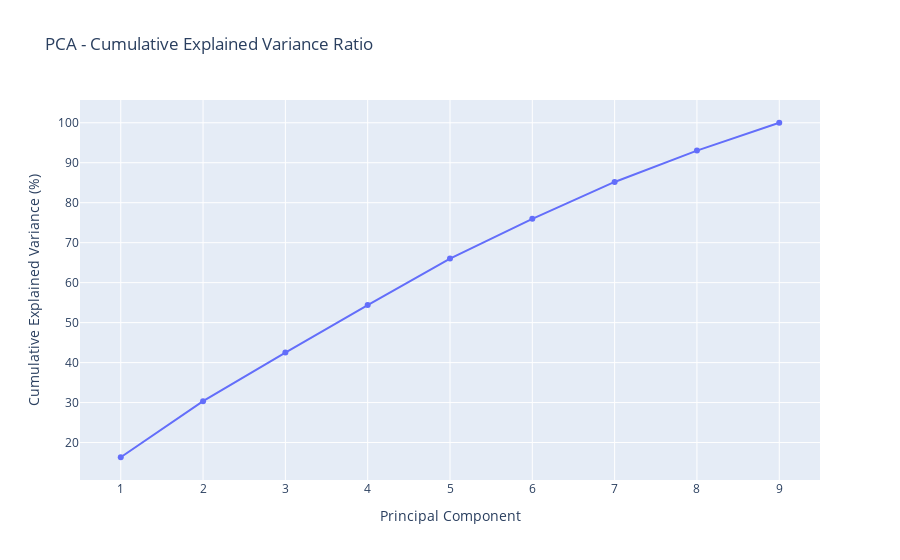

Notebook cell for this chart:
### Code cell
#cumulative explained variance
cumulative_explained_variance_ratio = np.cumsum(explained_variance_ratio)

fig_cumulative = px.line(x=range(1, len(cumulative_explained_variance_ratio)+1), 
                         y=cumulative_explained_variance_ratio,
                         markers=True, 
                         labels={'x': 'Principal Component', 'y': 'Cumulative Explained Variance (%)'},
                         title='PCA - Cumulative Explained Variance Ratio')
fig_cumulative.show()

### Figure 1 — Plotly figure (JSON) as saved in the notebook; plotly's stock layout.template omitted (floating-point values rounded to 4 significant figures)
{"data": [{"hovertemplate": "Principal Component=%{x}<br>Cumulative Explained Variance (%)=%{y}<extra></extra>", "legendgroup": "", "line": {"color": "#636efa", "dash": "solid"}, "marker": {"symbol": "circle"}, "mode": "lines+markers", "name": "", "orientation": "v", "showlegend": false, "type": "scatter", "x": [1, 2, 3, 4, 5, 6, 7, 8, 9], "xaxis": "x", "y": [16.32, 30.36, 42.5, 54.39, 66.02, 75.98, 85.19, 93.03, 100.0], "yaxis": "y"}], "layout": {"legend": {"tracegroupgap": 0}, "title": {"text": "PCA - Cumulative Explained Variance Ratio"}, "xaxis": {"anchor": "y", "domain": [0, 1], "title": {"text": "Principal Component"}}, "yaxis": {"anchor": "x", "domain": [0, 1], "title": {"text": "Cumulative Explained Variance (%)"}}}}
